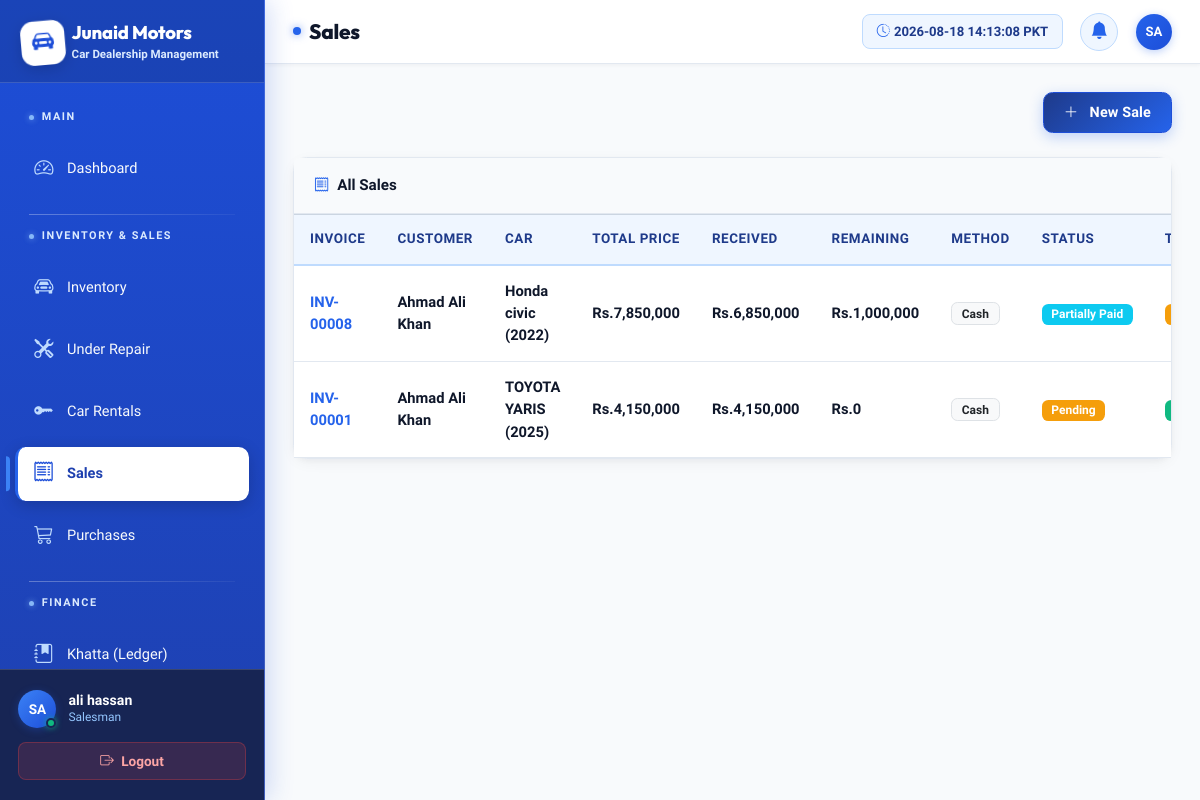
/sales/ (signed in), run on the app's committed database.
### apps/staff/models.py (models this page shows, shortened)
class StaffProfile(models.Model):
    ROLE_CHOICES = [
        ('admin', 'Admin'),
        ('manager', 'Manager'),
        ('salesman', 'Salesman'),
        ('accountant', 'Accountant'),
    ]
    user = models.OneToOneField(User, on_delete=models.CASCADE)
    role = models.CharField(max_length=20, choices=ROLE_CHOICES)
    phone = models.CharField(max_length=20)
    is_active = models.BooleanField(default=True)

### apps/sales/models.py (models this page shows, shortened)
class Sale(models.Model):
    PAYMENT_CHOICES = [
        ('cash', 'Cash'),
        ('installment', 'Installment'),
    ]
    PAYMENT_METHOD_CHOICES = [
        ('cash', 'Cash'),
        ('bank_transfer', 'Bank Transfer'),
        ('cheque', 'Cheque'),
    ]
    PAYMENT_STATUS_CHOICES = [
        ('paid', 'Paid'),
        ('partially_paid', 'Partially Paid'),
        ('pending', 'Pending'),
    ]
    invoice_no = models.CharField(max_length=20, unique=True, blank=True)
    car = models.ForeignKey('inventory.Car', on_delete=models.PROTECT)
    customer = models.ForeignKey('customers.Customer', on_delete=models.PROTECT)
    sale_date = models.DateField(default=django.utils.timezone.now, verbose_name="Sale Date")
    payment_type = models.CharField(max_length=20, choices=PAYMENT_CHOICES, default='cash', verbose_name="Sale Type")
    payment_method = models.CharField(max_length=20, choices=PAYMENT_METHOD_CHOICES, default='cash', verbose_name="Payment Method")
    payment_status = models.CharField(max_length=20, choices=PAYMENT_STATUS_CHOICES, default='pending', verbose_name="Payment Status")
    video = models.FileField(upload_to='sale_videos/', blank=True, null=True)
    total_amount = models.DecimalField(max_digits=12, decimal_places=2, verbose_name="Total Sale Price")
    payment_received = models.DecimalField(max_digits=12, decimal_places=2, default=0, verbose_name="Payment Received")
    down_payment = models.DecimalField(max_digits=12, decimal_places=2, default=0, verbose_name="Down Payment")
    monthly_installment = models.DecimalField(max_digits=10, decimal_places=2, default=0, verbose_name="Installment Amount")
    installment_months = models.IntegerField(default=0, verbose_name="Total Installments")
    profit = models.DecimalField(max_digits=12, decimal_places=2, default=0)
    @property
    def paid_installments_amount(self):
        if not self.pk:
            return 0
        from django.db.models import Sum
        val = self.installment_set.filter(status='paid').aggregate(Sum('amount'))['amount__sum']
        return val or 0
    @property
    def total_paid_amount(self):
        calc_paid = (self.down_payment or 0) + self.paid_installments_amount
        if self.payment_type == 'cash':
            return self.payment_received if self.payment_received > 0 else self.total_amount
        return max(self.payment_received or 0, calc_paid)
    @property
    def remaining_balance(self):
        rem = self.total_amount - self.total_paid_amount
        return rem if rem > 0 else 0

### apps/customers/models.py (models this page shows, shortened)
class Customer(models.Model):
    name = models.CharField(max_length=200)
    cnic = models.CharField(max_length=15, unique=True)
    phone = models.CharField(max_length=20)
    address = models.TextField()
    city = models.CharField(max_length=100)
    created_at = models.DateTimeField(auto_now_add=True)

### apps/inventory/models.py (models this page shows, shortened)
class Car(models.Model):
    STATUS_CHOICES = [
        ('available', 'Available'),
        ('reserved', 'Reserved'),
        ('sold', 'Sold'),
        ('under_repair', 'Under Repair'),
    ]
    name = models.CharField(max_length=200)
    model_year = models.IntegerField()
    color = models.CharField(max_length=100)
    registration_no = models.CharField(max_length=50, unique=True)
    purchase_price = models.DecimalField(max_digits=12, decimal_places=2)
    selling_price = models.DecimalField(max_digits=12, decimal_places=2)
    status = models.CharField(max_length=20, choices=STATUS_CHOICES, default='available')
    image = models.ImageField(upload_to='cars/', blank=True, null=True)
    video = models.FileField(upload_to='car_videos/', blank=True, null=True)
    entry_date = models.DateField(auto_now_add=True)
    notes = models.TextField(blank=True)

### apps/sales/views.py (the view)
# urls.py: path('', views.sales_list, name='sales_list'),
@login_required
def sales_list(request):
    sales = Sale.objects.select_related('car', 'customer').order_by('-sale_date')
    return render(request, 'sales/list.html', {'sales': sales})

### apps/dashboard/context_processors.py (called while the page is built)
def overdue_count(request):
    if request.user.is_authenticated:
        today = timezone.now().date()
        count = Installment.objects.filter(
            Q(status='overdue') | Q(status='pending', due_date__lt=today)
        ).count()
        return {'overdue_count': count}
    return {'overdue_count': 0}

### templates/sales/list.html (shortened to what this page needs)
{% extends 'base.html' %}
{% load humanize %}
{% block page_title %}Sales{% endblock %}
{% block content %}
<div class="d-flex align-items-center justify-content-between mb-4">
  <a href="{% url 'new_sale' %}" class="btn-amber"><i class="bi bi-plus-lg me-1"></i>New Sale</a>
</div>
<div class="card">
  <div class="card-header"><i class="bi bi-receipt me-2 text-amber"></i>All Sales</div>
  <div class="card-body p-0">
    {% if sales %}
    <div class="table-responsive">
      <table class="table mb-0">
        <thead>
          <tr>
            <th>Invoice</th>
            <th>Customer</th>
            <th>Car</th>
            <th>Total Price</th>
            <th>Received</th>
            <th>Remaining</th>
            <th>Method</th>
            <th>Status</th>
            <th>Type</th>
          </tr>
        </thead>
        <tbody>
          {% for sale in sales %}
          <tr>
            <td><span class="fw-bold text-amber">{{ sale.invoice_no }}</span></td>
            <td>{{ sale.customer.name }}</td>
            <td>{{ sale.car.name }} ({{ sale.car.model_year }})</td>
            <td class="fw-bold text-primary">Rs.{{ sale.total_amount|floatformat:0|intcomma }}</td>
            <td class="fw-bold text-success">Rs.{{ sale.total_paid_amount|floatformat:0|intcomma }}</td>
            <td class="fw-bold text-danger">Rs.{{ sale.remaining_balance|floatformat:0|intcomma }}</td>
            <td><span class="badge bg-light text-dark border">{{ sale.get_payment_method_display }}</span></td>
            <td>
              <span class="badge {% if sale.payment_status == 'paid' %}badge-paid{% elif sale.payment_status == 'partially_paid' %}bg-info text-white{% else %}badge-pending{% endif %}">
                {{ sale.get_payment_status_display }}
              </span>
            </td>
            <td>
              <span class="badge {% if sale.payment_type == 'cash' %}badge-paid{% else %}badge-pending{% endif %}">
              </span>
            </td>
          </tr>
          {% endfor %}
        </tbody>
      </table>
    </div>
    {% else %}
    <div class="empty-state"><i class="bi bi-receipt"></i><p>No sales recorded yet. <a href="{% url 'new_sale' %}" class="text-amber">Record first sale</a></p></div>
    {% endif %}
  </div>
</div>
{% endblock %}

### templates/base.html (shortened to what this page needs)
{% load static %}
{% load humanize %}
<!DOCTYPE html>
<html lang="en" data-bs-theme="light">
<head>
  <link rel="stylesheet" href="https://cdn.jsdelivr.net/npm/bootstrap@5.3.3/dist/css/bootstrap.min.css">
  <link rel="stylesheet" href="https://cdn.jsdelivr.net/npm/bootstrap-icons@1.11.3/font/bootstrap-icons.min.css">
  <link rel="stylesheet" href="{% static 'css/tailwind.css' %}?v=12.0">
  <link rel="stylesheet" href="{% static 'css/custom.css' %}?v=12.0">
  <link rel="stylesheet" href="{% static 'css/animations.css' %}?v=12.0">
</head>
<body>
<nav id="sidebar">
  <div class="sidebar-logo">
    <div class="d-flex align-items-center gap-2">
      <div class="logo-icon-badge">
        <i class="bi bi-car-front-fill"></i>
      </div>
      <div>
        <h4>Junaid Motors</h4>
        <span>Car Dealership Management</span>
      </div>
    </div>
  </div>
  <div class="sidebar-nav">
    <span class="nav-section-label">Main</span>
    <a href="{% url 'dashboard' %}" class="sidebar-link {% if request.resolver_match.url_name == 'dashboard' %}active{% endif %}">
      <i class="bi bi-speedometer2"></i> <span>Dashboard</span>
    </a>
    <span class="nav-section-label">Inventory &amp; Sales</span>
    <a href="{% url 'inventory_list' %}" class="sidebar-link {% if 'inventory' in request.path and 'repair' not in request.path and 'rent' not in request.path %}active{% endif %}">
      <i class="bi bi-car-front"></i> <span>Inventory</span>
    </a>
    <a href="{% url 'repair_list' %}" class="sidebar-link {% if 'repair' in request.path %}active{% endif %}">
      <i class="bi bi-tools"></i> <span>Under Repair</span>
    </a>
    <a href="{% url 'rent_list' %}" class="sidebar-link {% if 'rent' in request.path %}active{% endif %}">
      <i class="bi bi-key-fill"></i> <span>Car Rentals</span>
    </a>
    <a href="{% url 'sales_list' %}" class="sidebar-link {% if 'sale' in request.path %}active{% endif %}">
      <i class="bi bi-receipt"></i> <span>Sales</span>
    </a>
    <a href="{% url 'purchase_list' %}" class="sidebar-link {% if 'purchase' in request.path %}active{% endif %}">
      <i class="bi bi-cart3"></i> <span>Purchases</span>
    </a>
    <span class="nav-section-label">Finance</span>
    <a href="{% url 'khatta_list' %}" class="sidebar-link {% if 'khatta' in request.path %}active{% endif %}">
      <i class="bi bi-journal-bookmark-fill"></i> <span>Khatta (Ledger)</span>
    </a>
  </div>
  <div class="sidebar-footer">
    <div class="user-info">
      <div class="avatar-container">
        <div class="avatar-circle">{{ request.user.username|upper|slice:":2" }}</div>
        <span class="status-indicator online"></span>
      </div>
      <div>
        <div class="user-name">{{ request.user.get_full_name|default:request.user.username }}</div>
        <div class="user-role">
          {% if request.user.staffprofile %}{{ request.user.staffprofile.get_role_display }}{% else %}Admin{% endif %}
        </div>
      </div>
    </div>
    <a href="{% url 'staff_logout' %}" class="btn-logout w-100 text-center d-block">
      <i class="bi bi-box-arrow-right me-1"></i> Logout
    </a>
  </div>
</nav>
<div id="main-content">
  <div id="top-navbar">
    <div class="d-flex align-items-center gap-3">
      <h1 class="page-title">{% block page_title %}Dashboard{% endblock %}</h1>
    </div>
    <div class="navbar-actions">
      <div id="live-clock-wrapper">
        <i class="bi bi-clock-history text-amber me-1"></i>
        <span id="live-clock"></span>
      </div>
      <a href="{% url 'installment_list' %}?status=overdue" class="notif-btn text-decoration-none" title="Notifications">
        <i class="bi bi-bell-fill"></i>
      </a>
      <div class="avatar-circle navbar-avatar" title="{{ request.user.username }}">{{ request.user.username|upper|slice:":2" }}</div>
    </div>
  </div>
  <div id="content-area">
    {% block content %}{% endblock %}
  </div>
</div>
</body>
</html>

### static/css/animations.css (style rules this page uses)
.card, .stat-card, .inventory-card, .lead-card, .form-section-card { transition: transform 0.25s cubic-bezier(0.4, 0, 0.2, 1), box-shadow 0.25s cubic-bezier(0.4, 0, 0.2, 1), border-color 0.25s ease; }
button, .btn, .btn-amber, .btn-primary, .btn-ghost, .btn-outline-amber, .quick-action-btn { transition: all 0.2s cubic-bezier(0.4, 0, 0.2, 1) !important; }
.table tbody tr { transition: background-color 0.18s ease, transform 0.18s ease; }

### data on the page
Sale: invoice_no "INV-00008", customer.name "Ahmad Ali Khan", car.name "Honda civic", car.model_year "2022", total_amount "7,850,000", total_paid_amount "6,850,000", remaining_balance "1,000,000", payment_method "Cash", payment_status "Partially Paid"
Sale: invoice_no "INV-00001", customer.name "Ahmad Ali Khan", car.name "TOYOTA YARIS", car.model_year "2025", total_amount "4,150,000", total_paid_amount "4,150,000", remaining_balance "0", payment_method "Cash", payment_status "Pending"

### other printed values
{{ request.user.username|upper|slice:":2" }} "SA"
{{ request.user.get_full_name|default:request.user.username }} "ali hassan"
{{ request.user.staffprofile.get_role_display }} "Salesman"
